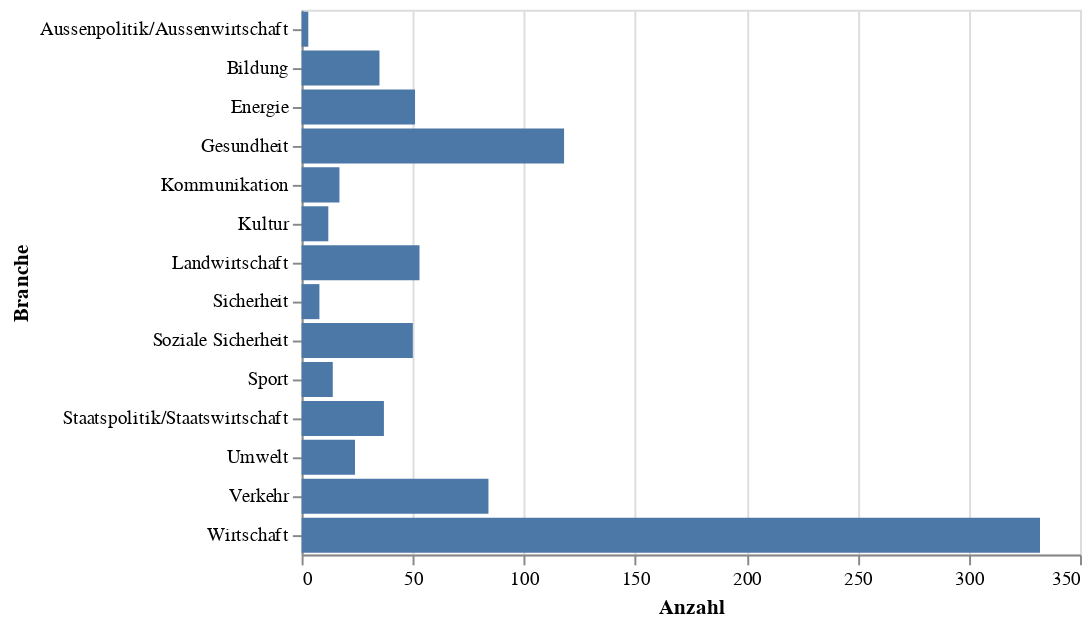

The code cell stored with this chart in its notebook:
### Markdown cell above
Bezahlte Interessenbindungen aufgeschlüsselt nach Branche.

### Code cell
source = duckdb.query('''
    select branche, count(1) count
    from df_bezahlt
    group by 1
''').to_df()

chart = alt.Chart(source).mark_bar().encode(
    x=alt.X('count', title='Anzahl'),
    y=alt.Y('branche', title='Branche'),
    tooltip='count'
)
chart.save('output/bars-nach-branche-absolut.pdf')
chart

### Figure 1 — Vega-Lite specification as saved in the notebook (floating-point values rounded to 4 significant figures)
{"config": {"view": {"continuousWidth": 400, "continuousHeight": 300}}, "data": {"name": "data-1df7ef6f12e6809109b04db9d4a871fb"}, "mark": "bar", "encoding": {"tooltip": {"field": "count", "type": "quantitative"}, "x": {"field": "count", "title": "Anzahl", "type": "quantitative"}, "y": {"field": "branche", "title": "Branche", "type": "nominal"}}, "$schema": "https://vega.github.io/schema/vega-lite/v4.17.0.json", "datasets": {"data-1df7ef6f12e6809109b04db9d4a871fb": [{"branche": "Bildung", "count": 35}, {"branche": "Wirtschaft", "count": 332}, {"branche": "Gesundheit", "count": 118}, {"branche": "Verkehr", "count": 84}, {"branche": "Staatspolitik/Staatswirtschaft", "count": 37}, {"branche": "Umwelt", "count": 24}, {"branche": "Soziale Sicherheit", "count": 50}, {"branche": "Landwirtschaft", "count": 53}, {"branche": "Kommunikation", "count": 17}, {"branche": "Energie", "count": 51}, {"branche": "Sport", "count": 14}, {"branche": "Kultur", "count": 12}, {"branche": "Aussenpolitik/Aussenwirtschaft", "count": 3}, {"branche": "Sicherheit", "count": 8}]}}
